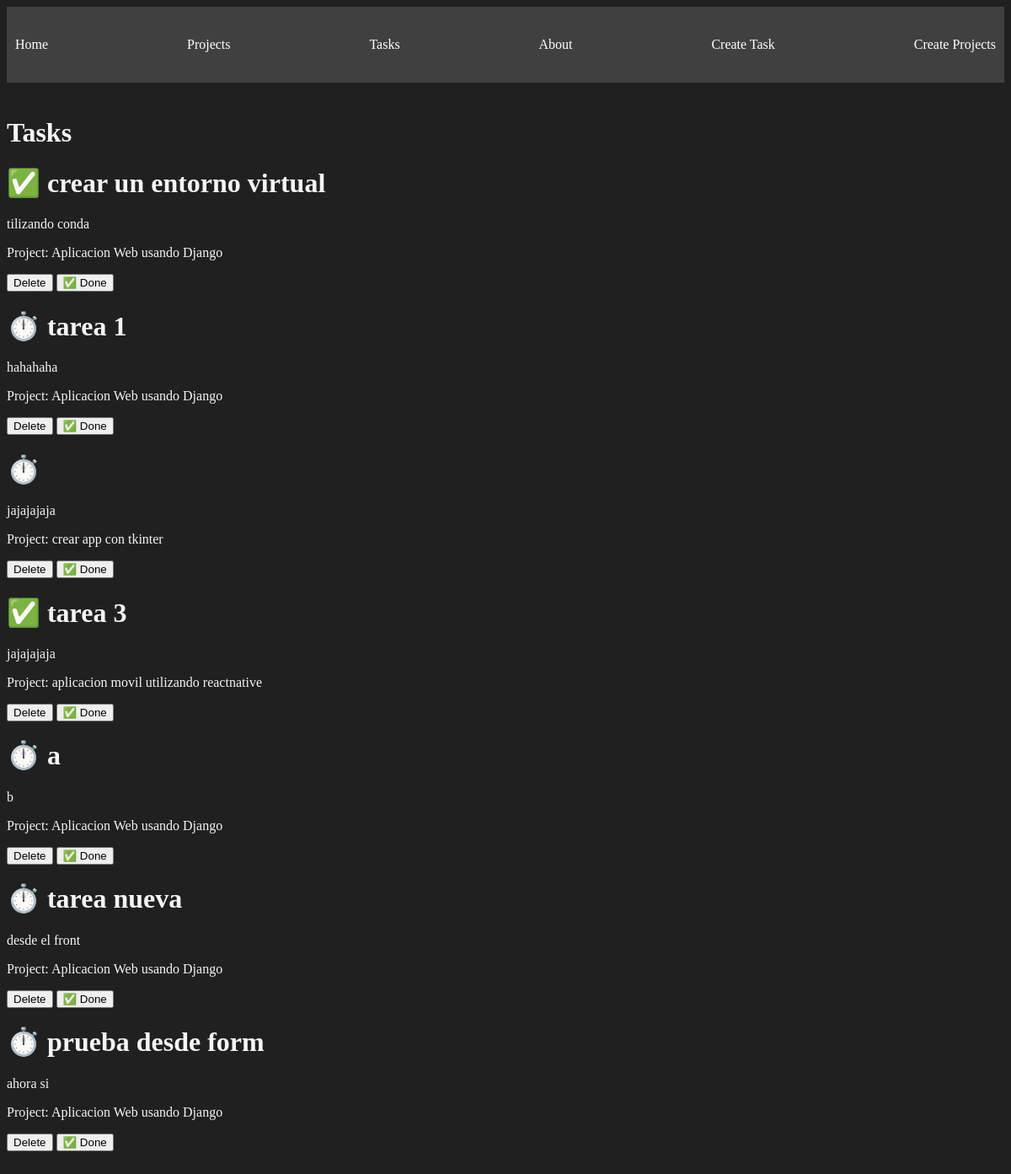
/tasks/, run on an earlier commit of the app's database.
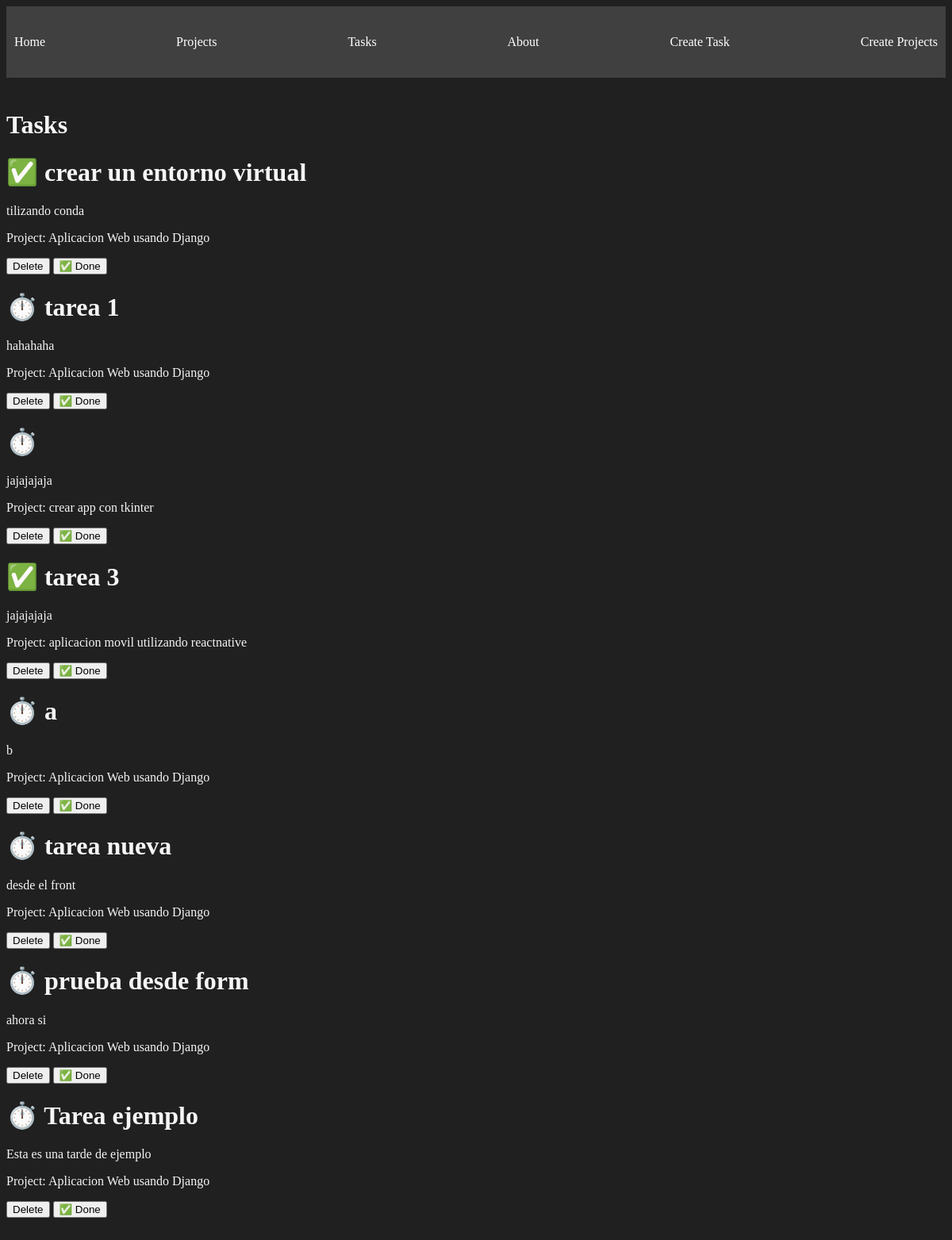
And on a later commit of the database.
### myapp/models.py (models this page shows, shortened)
class Task(models.Model):
    title = models.CharField(max_length=200)
    description = models.TextField()
    project = models.ForeignKey(Project, on_delete=models.CASCADE)
    done = models.BooleanField(default=False)

class Project(models.Model):
    name = models.CharField(max_length=200)

### myapp/views.py (the view)
# urls.py: path('tasks/', views.tasks, name='tasks'),
def tasks(request):
    tasks = Task.objects.all()
    return render(request, "tasks/tasks.html", {'tasks': tasks})

### myapp/templates/tasks/tasks.html
{% extends 'layouts/base.html' %}
{% block content %}
<h1>Tasks</h1>
{% for task in tasks %}
	<div>
		<h1>{% if task.done == False %}⏱️ {% else %} ✅ {% endif %} {{task.title}} </h1>
		<p>{{task.description}}</p>
		<p>Project: {{task.project.name}}</p>
		<button>Delete</button>
		<button>✅ Done</button>
	</div>
{%endfor%}
{% endblock %}

What changed in the data, as far as the page shows it:
added Task: title "Tarea ejemplo", description "Esta es una tarde de ejemplo", project.name "Aplicacion Web usando Django"
